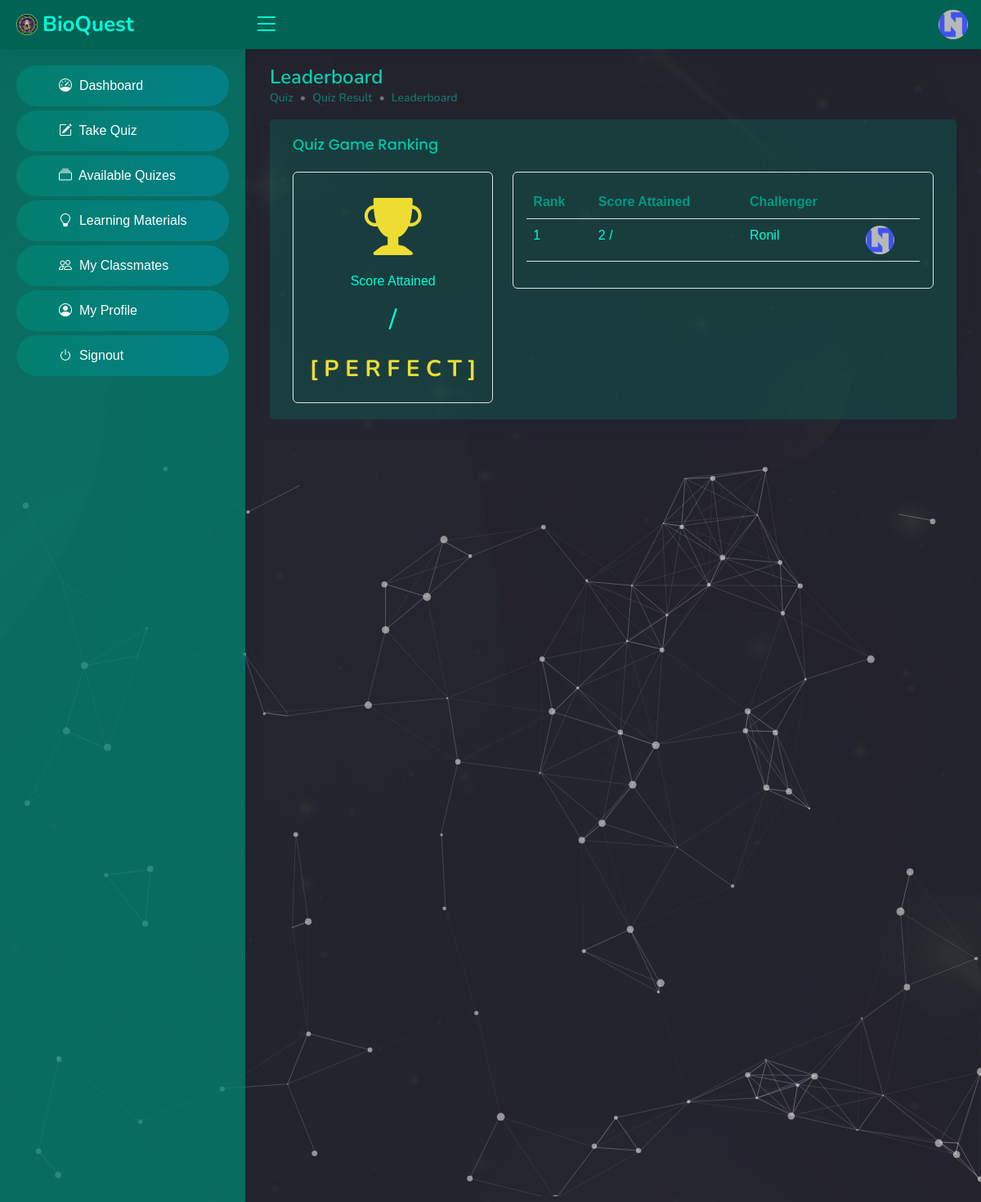
The page /student/quiz-leaderboard.php?room_number=111 (signed in) on the database its author committed.
### tables this page shows
CREATE TABLE IF NOT EXISTS `tbl_student` (
  `id` int NOT NULL AUTO_INCREMENT,
  `email` varchar(50) NOT NULL,
  `student_id` varchar(50) NOT NULL,
  `password` varchar(50) NOT NULL,
  `firstname` varchar(50) NOT NULL,
  `middlename` varchar(50) NOT NULL,
  `lastname` varchar(50) NOT NULL,
  `year_level` int NOT NULL,
  `section` int NOT NULL,
  `img_url` varchar(50) NOT NULL,
  `created_at` varchar(50) NOT NULL,
  PRIMARY KEY (`id`),
  KEY `year_level` (`year_level`),
  KEY `section` (`section`),
  KEY `section_2` (`section`)
);

CREATE TABLE IF NOT EXISTS `tbl_quiz_ranking` (
  `id` int NOT NULL AUTO_INCREMENT,
  `room_number` int NOT NULL,
  `score` int NOT NULL,
  `student_id` int NOT NULL,
  `img_url` varchar(50) NOT NULL,
  PRIMARY KEY (`id`)
);

### student/quiz-leaderboard.php (the view, shortened to what this page needs)
<?php
include('../database-connection.php');
if (isset($_SESSION['id'])) {
    $room_number = $_GET['room_number'];
?>
    <!DOCTYPE html>
    <html lang="en">
    <head>
        <?php include '../other-includes/head.php' ?>
    </head>
    <body>
        <?php include 'top-nav.php' ?>
        <?php include 'side-nav.php' ?>
        <div id="start">
            <div id="particles-js">
                <main id="main" class="main">
                    <div class="pagetitle">
                        <h1>Leaderboard</h1>
                        <nav style="--bs-breadcrumb-divider: '•';">
                            <ol class="breadcrumb">
                                <li class="breadcrumb-item">Quiz</li>
                                <li class="breadcrumb-item">Quiz Result</li>
                                <li class="breadcrumb-item">Leaderboard</li>
                            </ol>
                        </nav>
                    </div>
                    <section class="section dashboard">
                        <div class="row">
                            <div class="col-lg-12">
                                <div class="card px-2">
                                    <div class="card-body">
                                        <h5 class="card-title">Quiz Game Ranking</h5>
                                        <div class="row">
                                            <div class="col-lg-4">
                                                <div class="d-flex flex-column border rounded p-3">
                                                    <?php
                                                    $passing_score = $total_items / 2;
                                                    if ($score === $total_items) {
                                                        echo '
                                                        <div class="d-flex flex-column align-items-center">
                                                            <i class="bi bi-trophy-fill" style="font-size: 70px; color: #eddd33;"></i>
                                                            <p>Score Attained</p>
                                                            <h2>' . $score . ' / ' . $total_items . '</h2>
                                                            <h3 class="mt-3" style="color: #eddd33;">
                                                                <strong>[ P E R F E C T ]</strong>
                                                            </h3>
                                                        </div>';
                                                    } else if ($score == 0) {
                                                        echo '
                                                        <div class="d-flex flex-column align-items-center">
                                                            <i class="bi bi-type-strikethrough" style="font-size: 70px; color: #ff0000;"></i>
                                                            <h3 class="mt-3" style="color: #ff0000;">
                                                                <strong>YOU HAVE NO SCORE!</strong>
                                                            </h3>
                                                        </div>';
                                                    } else if ($score < $passing_score) {
                                                        echo '
                                                        <div class="d-flex flex-column align-items-center">
                                                            <i class="bi bi-award" style="font-size: 70px; color: #ed7133;"></i>
                                                            <p>Score Attained</p>
                                                            <h2>' . $score . ' / ' . $total_items . '</h2>
                                                            <h3 class="mt-3" style="color: #ed7133  ;">
                                                                <strong>NEED TO STUDY HARD</strong>
                                                            </h3>
                                                        </div>';
                                                    }
                                                    ?>
                                                </div>
                                            </div>
                                            <div class="col-lg-8">
                                                <div class="border rounded p-3">
                                                    <div class="table-responsive">
                                                        <table class="table">
                                                            <thead>
                                                                <tr>
                                                                    <th>Rank</th>
                                                                    <th>Score Attained</th>
                                                                    <th>Challenger</th>
                                                                    <th></th>
                                                                </tr>
                                                            </thead>
                                                            <tbody>
                                                                <?php
                                                                $stmt = $conn->prepare(' SELECT
                                                                tbl_quiz_ranking.img_url,
                                                                tbl_quiz_ranking.student_id,
                                                                tbl_quiz_ranking.room_number,
                                                                tbl_quiz_ranking.score,
                                                                tbl_student.firstname,
                                                                tbl_student.middlename,
                                                                tbl_student.lastname
                                                                FROM tbl_quiz_ranking
                                                                INNER JOIN tbl_student ON tbl_quiz_ranking.student_id = tbl_student.id
                                                                WHERE tbl_quiz_ranking.room_number = ?
                                                                ORDER BY tbl_quiz_ranking.score DESC ');
                                                                $stmt->bind_param('i', $room_number);
                                                                $stmt->execute();
                                                                $result = $stmt->get_result();
                                                                $rank = 0;
                                                                $prevScore = PHP_INT_MAX;
                                                                while ($row = $result->fetch_assoc()) {
                                                                    $img_url = $row['img_url'];
                                                                    $firstname = $row['firstname'];
                                                                    $middlename = $row['middlename'];
                                                                    $lastname = $row['lastname'];
                                                                    $score = $row['score'];
                                                                    if ($score < $prevScore) {
                                                                        $rank++;
                                                                    }
                                                                    echo '<tr>
                                                                            <td>' . $rank . '</td>
                                                                            <td>' . $score . " / " . $total_items . '</td>
                                                                            <td>' . $firstname . " " . $middlename . " " . $lastname . '</td>
                                                                            <td>
                                                                                <img src="../assets/img/profiles/' . $img_url . '" style="width: 35px; height: 35px; border-radius: 50%;" alt="Challenger Profile" />
                                                                            </td>
                                                                        </tr>';
                                                                }
                                                                ?>
                                                            </tbody>
                                                        </table>
                                                    </div>
                                                </div>
                                            </div>
                                        </div>
                                    </div>
                                </div>
                            </div>
                        </div>
                    </section>
                </main>
            </div>
        </div>
    </body>
    </html>
<?php
} else {
    header("Location: ../index.php");
}

### student/top-nav.php (shortened to what this page needs)
<?php
include '../database-connection.php';
$stmt = $conn->prepare(' SELECT * FROM tbl_student WHERE id = ? ');
$stmt->bind_param('i', $_SESSION['id']);
$stmt->execute();
$result = $stmt->get_result();
$row = $result->fetch_assoc();
$img_url = $row['img_url'];
?>
<header id="header" class="header fixed-top d-flex align-items-center">
    <div class="d-flex align-items-center justify-content-between">
        <a href="student-dashboard.php" class="logo d-flex align-items-center">
            <img src="../assets/img/logo.png" alt="">
            <span class="d-none d-lg-block">BioQuest</span>
        </a>
        <i class="bi bi-list toggle-sidebar-btn"></i>
    </div>
    <nav class="header-nav ms-auto">
        <ul class="d-flex align-items-center">
            <li class="nav-item dropdown pe-3">
                <a class="nav-link nav-profile d-flex align-items-center pe-0" href="#" data-bs-toggle="dropdown">
                    <img src="../assets/img/profiles/<?php echo $img_url ?>" alt="Profile" class="rounded-circle">
                </a>
            </li>
        </ul>
    </nav>
</header>

### student/assets/css/style.css (style rules this page uses)
:root { --primary-color: #00c2a5; --secondary-color: #004b40; scroll-behavior: smooth; }
body { color: #444444; margin: 0; font-family: 'Source Sans Pro', sans-serif; background: #000; }
a { color: #4154f1; text-decoration: none; }
h1, h2, h3, h4, h5, h6 { font-family: "Nunito", sans-serif; }
#main { margin-top: 60px; padding: 20px 30px; transition: all 0.3s; }
.pagetitle { margin-bottom: 10px; }
.pagetitle h1 { font-size: 24px; margin-bottom: 0; font-weight: 600; color: #00d3b3; }
.card { margin-bottom: 30px; border: none; border-radius: 5px; box-shadow: 0px 0 30px rgba(1, 41, 112, 0.1); background-color: #007b684c; }
.card-title { padding: 20px 0 15px 0; font-size: 18px; font-weight: 500; color: #00c6a8; font-family: "Poppins", sans-serif; }
.card-body { padding: 0 20px 20px 20px; }
.breadcrumb { font-size: 14px; font-family: "Nunito", sans-serif; color: #899bbd; font-weight: 600; }
.breadcrumb .breadcrumb-item { color: #00debd72; }
.logo { line-height: 1; }
@media (min-width: 1200px) { .logo { width: 280px; } }
.logo img { max-height: 26px; margin-right: 6px; }
.logo span { font-size: 26px; font-weight: 700; color: #00ffd9; font-family: "Nunito", sans-serif; }
.header { transition: all 0.5s; z-index: 997; height: 60px; box-shadow: 0px 2px 20px rgba(1, 41, 112, 0.1); background-color: #008672bd; padding-left: 20px; }
.header .toggle-sidebar-btn { font-size: 32px; padding-left: 10px; cursor: pointer; color: #00ffd9; }
.header-nav ul { list-style: none; }
.header-nav>ul { margin: 0; padding: 0; }
.header-nav .nav-profile { color: #00ffd9; }
.header-nav .nav-profile img { max-height: 36px; }
@media (min-width: 1200px) { #main, #footer { margin-left: 300px; } }
.dashboard p, .dashboard h2, .dashboard h3, table th, table td, #timer { color: #00ffd9; }
table th { color: #009982; }
#start { background: url(../images/bg1.jpg) no-repeat; background-size: cover; -webkit-background-size: cover; -moz-background-size: cover; -o-background-size: cover; -ms-background-size: cover; background-attachment: fixed; position: relative; }
#particles-js { width: 100%; background-image: url('../../images/bg1.jpg'); background-size: cover; background-position: 50% 50%; background-repeat: no-repeat; }

### rows shown on the page
tbl_student: img_url (placeholder picture)
tbl_quiz_ranking: rank "1", score "2", student.firstname "Ronil", img_url (placeholder picture)
